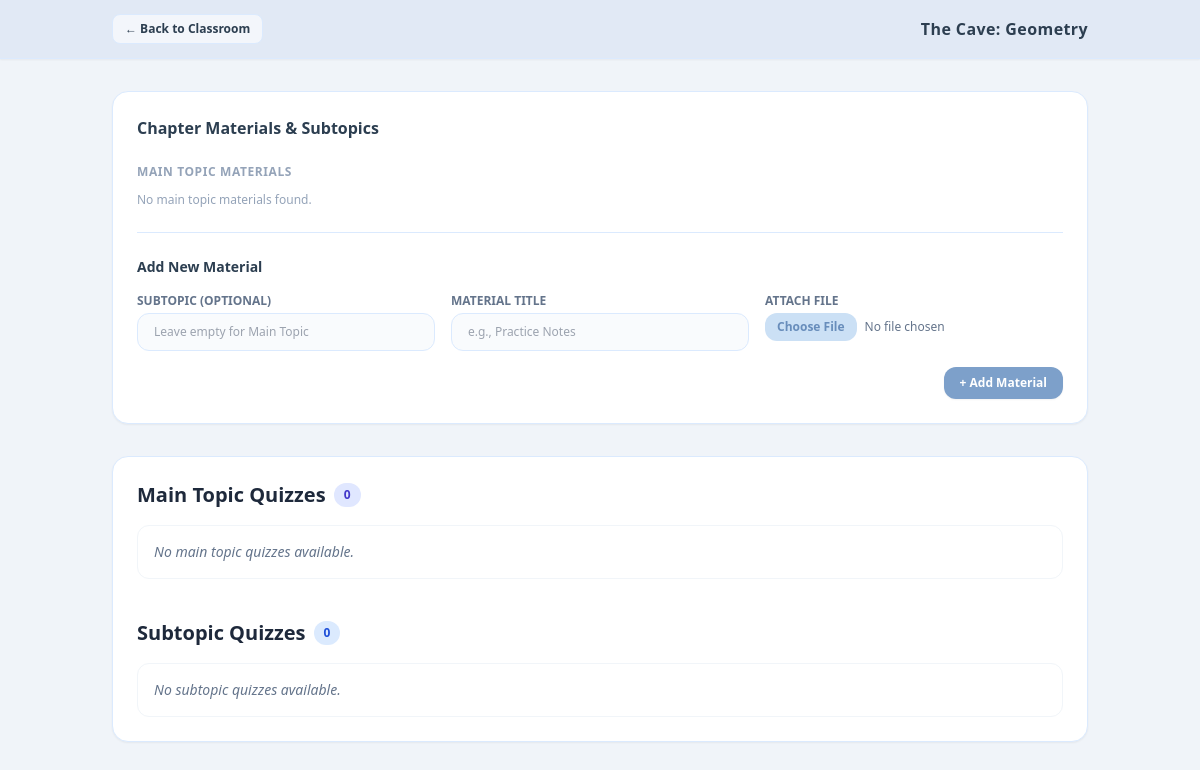
Before: /teacher/chapter_details.php?chapter=The+Cave:+Geometry with the older database file.
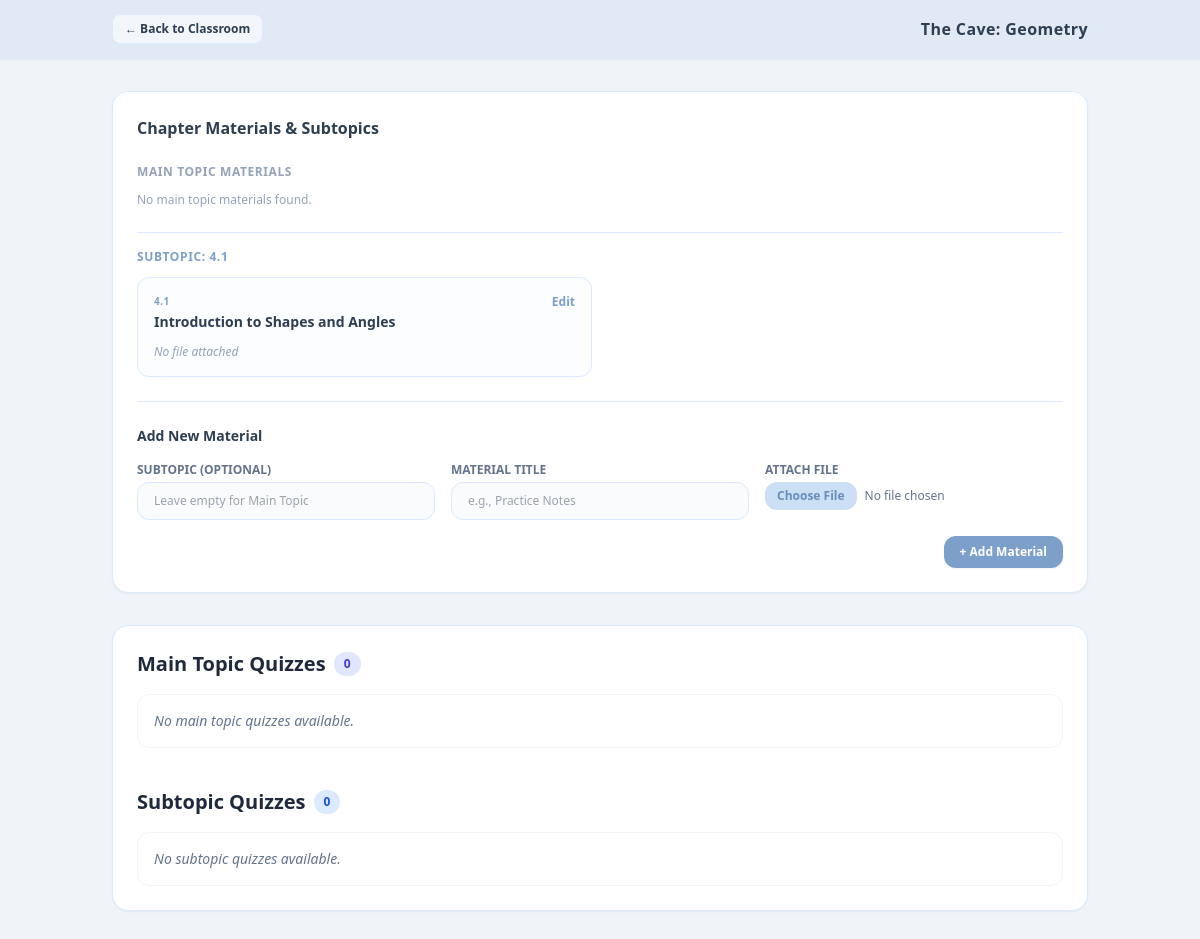
After: the same page with the newer database file.
### tables this page shows
CREATE TABLE chapter_materials (
        id INTEGER PRIMARY KEY AUTOINCREMENT,
        chapter_number INTEGER DEFAULT 1 NOT NULL,
        chapter_name TEXT NOT NULL,
        subtopic_name TEXT DEFAULT NULL,
        title TEXT NOT NULL,
        file_path TEXT DEFAULT NULL,
        created_at DATETIME DEFAULT CURRENT_TIMESTAMP
    );

### teacher/chapter_details.php (the view, shortened to what the changed rows need)
<?php
require_once __DIR__ . '/../config/db.php';
$chapter_name = isset($_GET['chapter']) ? trim(urldecode($_GET['chapter'])) : '';
$stmt_m = $pdo->prepare("SELECT * FROM chapter_materials WHERE chapter_name = ?");
$stmt_m->execute([$chapter_name]);
$materials = $stmt_m->fetchAll(PDO::FETCH_ASSOC);
$main_materials = [];
$subtopic_materials = [];
foreach ($materials as $mat) {
    if (!empty($mat['subtopic_name'])) {
        $subtopic_materials[$mat['subtopic_name']][] = $mat;
    } else {
        $main_materials[] = $mat;
    }
}
$stmt_main = $pdo->prepare("SELECT * FROM chapter_quizzes WHERE chapter_name = ? AND (subtopic_name IS NULL OR subtopic_name = '')");
$stmt_main->execute([$chapter_name]);
$main_quizzes = $stmt_main->fetchAll(PDO::FETCH_ASSOC);
$stmt_sub = $pdo->prepare("SELECT * FROM chapter_quizzes WHERE chapter_name = ? AND subtopic_name IS NOT NULL AND subtopic_name != ''");
$stmt_sub->execute([$chapter_name]);
$sub_quizzes = $stmt_sub->fetchAll(PDO::FETCH_ASSOC);
?>
<!DOCTYPE html>
<html lang="en">
<head>
    <script src="https://cdn.tailwindcss.com"></script>
</head>
<body class="bg-pastel-bg text-pastel-text min-h-screen font-sans flex flex-col">
    <header class="bg-pastel-nav border-b border-blue-100 sticky top-0 z-50 shadow-sm">
        <div class="max-w-5xl mx-auto px-6 py-3.5 flex justify-between items-center w-full">
            <h1 class="text-base font-bold text-pastel-text tracking-wide">
                <?php echo htmlspecialchars($chapter_name); ?>
            </h1>
        </div>
    </header>
    <main class="max-w-5xl mx-auto px-6 py-8 space-y-8 flex-1 w-full">
        <section class="bg-pastel-card rounded-2xl shadow-sm border border-blue-100 p-6 space-y-6">
            <div class="flex justify-between items-center">
                <div>
                    <h2 class="text-base font-bold text-pastel-text">Chapter Materials & Subtopics</h2>
                </div>
            </div>
            <?php foreach ($subtopic_materials as $sub_name => $sub_ats): ?>
                <div class="border-t border-blue-100 pt-4 mt-4">
                    <h3 class="text-xs font-bold uppercase tracking-wider text-pastel-primary mb-3">Subtopic: <?php echo htmlspecialchars($sub_name); ?></h3>
                    <div class="grid grid-cols-1 md:grid-cols-2 gap-4">
                        <?php foreach ($sub_ats as $mat): ?>
                            <div class="border border-blue-100 rounded-xl p-4 bg-pastel-bg/20 flex flex-col justify-between space-y-3">
                                <div>
                                    <div class="flex justify-between items-start">
                                        <span class="text-[10px] font-bold uppercase tracking-wider text-pastel-primary">
                                            <?php echo htmlspecialchars($mat['subtopic_name']); ?>
                                        </span>
                                        <button onclick="toggleEditModal('edit-material-<?php echo $mat['id']; ?>')" class="text-xs text-pastel-primary hover:text-pastel-hover font-semibold">Edit</button>
                                    </div>
                                    <h3 class="text-sm font-bold text-pastel-text mt-0.5"><?php echo htmlspecialchars($mat['title']); ?></h3>
                                </div>
                                <?php if (!empty($mat['file_path'])): ?>
                                    <div>
                                        <a href="../../<?php echo htmlspecialchars($mat['file_path']); ?>" target="_blank" class="inline-block bg-pastel-primary hover:bg-pastel-hover text-white text-xs font-semibold px-3 py-1.5 rounded-lg transition">
                                            View/Download File &rarr;
                                        </a>
                                    </div>
                                <?php else: ?>
                                    <span class="text-xs text-slate-400 italic">No file attached</span>
                                <?php endif; ?>
                            </div>
                        <?php endforeach; ?>
                    </div>
                </div>
            <?php endforeach; ?>
        </section>
        <section class="bg-pastel-card rounded-2xl shadow-sm border border-blue-100 p-6 space-y-6">
            <div class="mb-10">
                <h2 class="text-xl font-bold text-slate-800 mb-4 flex items-center gap-2">
                    <span>Main Topic Quizzes</span>
                    <span
                        class="text-xs bg-indigo-100 text-indigo-700 px-2.5 py-1 rounded-full"><?php echo count($main_quizzes); ?></span>
                </h2>
            </div>
            <div>
                <h2 class="text-xl font-bold text-slate-800 mb-4 flex items-center gap-2">
                    <span>Subtopic Quizzes</span>
                    <span
                        class="text-xs bg-blue-100 text-blue-700 px-2.5 py-1 rounded-full"><?php echo count($sub_quizzes); ?></span>
                </h2>
            </div>
        </section>
    </main>
</body>
</html>

Changed rows visible on the page:
now on this page (row edited): chapter_materials: subtopic_name "4.1", title "Introduction to Shapes and Angles", shows "No file attached"
Other visible differences:
new list line: "SUBTOPIC: 4.1"
